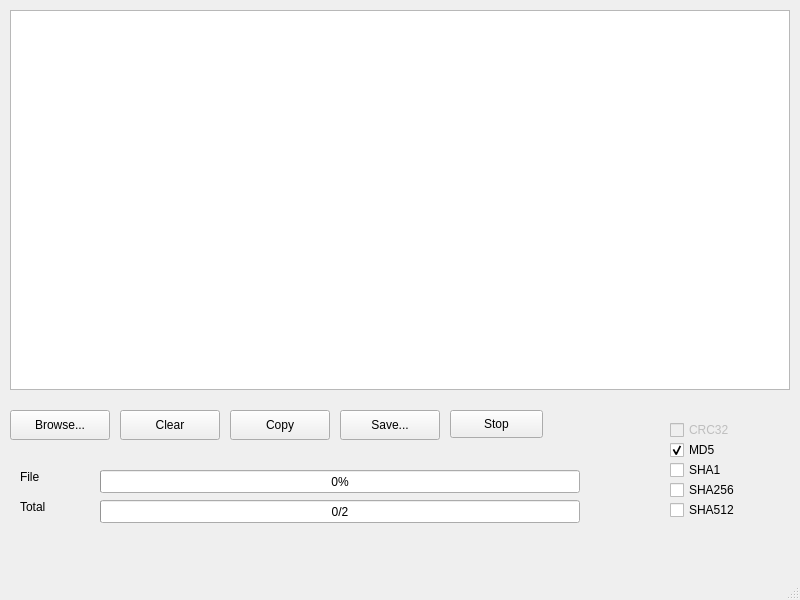
<?xml version="1.0" encoding="UTF-8"?>
<ui version="4.0">
 <class>XHash</class>
 <widget class="QMainWindow" name="XHash">
  <property name="enabled">
   <bool>true</bool>
  </property>
  <property name="geometry">
   <rect>
    <x>0</x>
    <y>0</y>
    <width>800</width>
    <height>600</height>
   </rect>
  </property>
  <property name="minimumSize">
   <size>
    <width>800</width>
    <height>600</height>
   </size>
  </property>
  <property name="maximumSize">
   <size>
    <width>800</width>
    <height>600</height>
   </size>
  </property>
  <property name="windowTitle">
   <string>XHash - Q</string>
  </property>
  <widget class="QWidget" name="centralwidget">
   <widget class="QTextBrowser" name="textBrowser">
    <property name="geometry">
     <rect>
      <x>10</x>
      <y>10</y>
      <width>780</width>
      <height>380</height>
     </rect>
    </property>
    <property name="toolTip">
     <string>&lt;html&gt;&lt;head/&gt;&lt;body&gt;&lt;p&gt;Drag and drop file or click following button&lt;/p&gt;&lt;/body&gt;&lt;/html&gt;</string>
    </property>
    <property name="whatsThis">
     <string>&lt;html&gt;&lt;head/&gt;&lt;body&gt;&lt;p&gt;&lt;br/&gt;&lt;/p&gt;&lt;/body&gt;&lt;/html&gt;</string>
    </property>
    <property name="readOnly">
     <bool>true</bool>
    </property>
   </widget>
   <widget class="QPushButton" name="pushButton_browse">
    <property name="geometry">
     <rect>
      <x>10</x>
      <y>410</y>
      <width>100</width>
      <height>30</height>
     </rect>
    </property>
    <property name="text">
     <string>Browse...</string>
    </property>
   </widget>
   <widget class="QPushButton" name="pushButton_clear">
    <property name="geometry">
     <rect>
      <x>120</x>
      <y>410</y>
      <width>100</width>
      <height>30</height>
     </rect>
    </property>
    <property name="text">
     <string>Clear</string>
    </property>
   </widget>
   <widget class="QPushButton" name="pushButton_copy">
    <property name="geometry">
     <rect>
      <x>230</x>
      <y>410</y>
      <width>100</width>
      <height>30</height>
     </rect>
    </property>
    <property name="text">
     <string>Copy</string>
    </property>
   </widget>
   <widget class="QPushButton" name="pushButton_save">
    <property name="geometry">
     <rect>
      <x>340</x>
      <y>410</y>
      <width>100</width>
      <height>30</height>
     </rect>
    </property>
    <property name="text">
     <string>Save...</string>
    </property>
   </widget>
   <widget class="QPushButton" name="pushButton_stop">
    <property name="geometry">
     <rect>
      <x>450</x>
      <y>410</y>
      <width>93</width>
      <height>28</height>
     </rect>
    </property>
    <property name="text">
     <string>Stop</string>
    </property>
   </widget>
   <widget class="QProgressBar" name="progressBar_file">
    <property name="geometry">
     <rect>
      <x>100</x>
      <y>470</y>
      <width>480</width>
      <height>23</height>
     </rect>
    </property>
    <property name="value">
     <number>0</number>
    </property>
    <property name="format">
     <string>%p%</string>
    </property>
   </widget>
   <widget class="QProgressBar" name="progressBar_total">
    <property name="geometry">
     <rect>
      <x>100</x>
      <y>500</y>
      <width>480</width>
      <height>23</height>
     </rect>
    </property>
    <property name="minimum">
     <number>0</number>
    </property>
    <property name="maximum">
     <number>2</number>
    </property>
    <property name="value">
     <number>0</number>
    </property>
    <property name="format">
     <string>%v/%m</string>
    </property>
   </widget>
   <widget class="QLabel" name="label_file">
    <property name="geometry">
     <rect>
      <x>20</x>
      <y>470</y>
      <width>72</width>
      <height>15</height>
     </rect>
    </property>
    <property name="text">
     <string>&lt;html&gt;&lt;head/&gt;&lt;body&gt;&lt;p&gt;File&lt;/p&gt;&lt;/body&gt;&lt;/html&gt;</string>
    </property>
   </widget>
   <widget class="QLabel" name="label_total">
    <property name="geometry">
     <rect>
      <x>20</x>
      <y>500</y>
      <width>72</width>
      <height>15</height>
     </rect>
    </property>
    <property name="text">
     <string>&lt;html&gt;&lt;head/&gt;&lt;body&gt;&lt;p&gt;Total&lt;/p&gt;&lt;/body&gt;&lt;/html&gt;</string>
    </property>
   </widget>
   <widget class="QCheckBox" name="checkBox_crc32">
    <property name="enabled">
     <bool>false</bool>
    </property>
    <property name="geometry">
     <rect>
      <x>670</x>
      <y>420</y>
      <width>90</width>
      <height>20</height>
     </rect>
    </property>
    <property name="text">
     <string>CRC32</string>
    </property>
    <property name="checkable">
     <bool>true</bool>
    </property>
    <property name="checked">
     <bool>false</bool>
    </property>
   </widget>
   <widget class="QCheckBox" name="checkBox_md5">
    <property name="geometry">
     <rect>
      <x>670</x>
      <y>440</y>
      <width>90</width>
      <height>20</height>
     </rect>
    </property>
    <property name="text">
     <string>MD5</string>
    </property>
    <property name="checked">
     <bool>true</bool>
    </property>
   </widget>
   <widget class="QCheckBox" name="checkBox_sha1">
    <property name="geometry">
     <rect>
      <x>670</x>
      <y>460</y>
      <width>90</width>
      <height>20</height>
     </rect>
    </property>
    <property name="text">
     <string>SHA1</string>
    </property>
    <property name="checked">
     <bool>false</bool>
    </property>
   </widget>
   <widget class="QCheckBox" name="checkBox_sha256">
    <property name="geometry">
     <rect>
      <x>670</x>
      <y>480</y>
      <width>90</width>
      <height>20</height>
     </rect>
    </property>
    <property name="text">
     <string>SHA256</string>
    </property>
    <property name="checked">
     <bool>false</bool>
    </property>
   </widget>
   <widget class="QCheckBox" name="checkBox_sha512">
    <property name="geometry">
     <rect>
      <x>670</x>
      <y>500</y>
      <width>90</width>
      <height>20</height>
     </rect>
    </property>
    <property name="text">
     <string>SHA512</string>
    </property>
    <property name="checked">
     <bool>false</bool>
    </property>
   </widget>
   <widget class="QLabel" name="label_hashType">
    <property name="geometry">
     <rect>
      <x>590</x>
      <y>467</y>
      <width>50</width>
      <height>23</height>
     </rect>
    </property>
    <property name="text">
     <string/>
    </property>
   </widget>
  </widget>
  <widget class="QMenuBar" name="menubar">
   <property name="geometry">
    <rect>
     <x>0</x>
     <y>0</y>
     <width>800</width>
     <height>26</height>
    </rect>
   </property>
  </widget>
  <widget class="QStatusBar" name="statusbar"/>
 </widget>
 <resources/>
 <connections/>
</ui>
